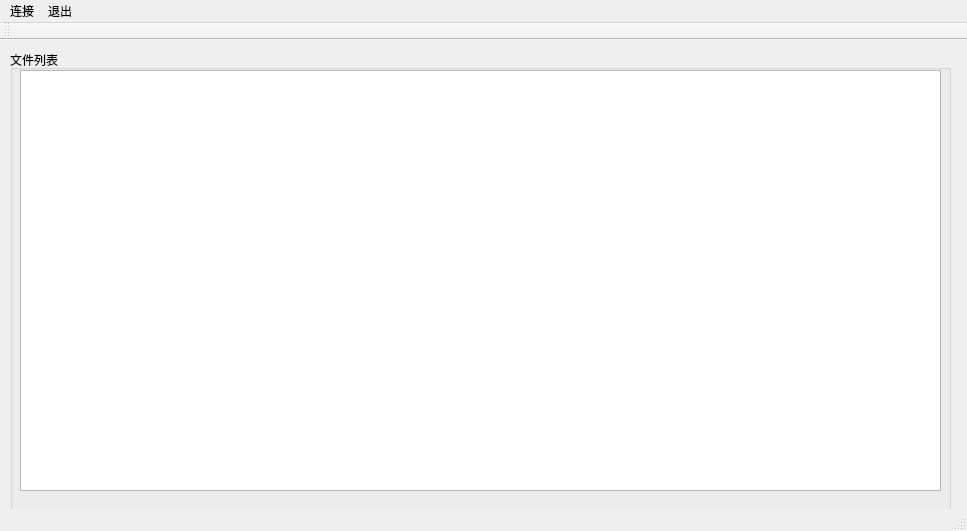
<?xml version="1.0" encoding="UTF-8"?>
<ui version="4.0">
 <class>mainwindowClass</class>
 <widget class="QMainWindow" name="mainwindowClass">
  <property name="geometry">
   <rect>
    <x>0</x>
    <y>0</y>
    <width>967</width>
    <height>531</height>
   </rect>
  </property>
  <property name="windowTitle">
   <string>mainwindow</string>
  </property>
  <widget class="QWidget" name="centralWidget">
   <widget class="QGroupBox" name="groupBox">
    <property name="geometry">
     <rect>
      <x>10</x>
      <y>10</y>
      <width>941</width>
      <height>461</height>
     </rect>
    </property>
    <property name="title">
     <string>文件列表</string>
    </property>
    <widget class="QTableWidget" name="list_file">
     <property name="geometry">
      <rect>
       <x>10</x>
       <y>20</y>
       <width>921</width>
       <height>421</height>
      </rect>
     </property>
    </widget>
   </widget>
  </widget>
  <widget class="QMenuBar" name="menuBar">
   <property name="geometry">
    <rect>
     <x>0</x>
     <y>0</y>
     <width>967</width>
     <height>26</height>
    </rect>
   </property>
   <widget class="QMenu" name="menu_connect">
    <property name="title">
     <string>连接</string>
    </property>
    <addaction name="action_connect"/>
   </widget>
   <widget class="QMenu" name="menu_quit">
    <property name="title">
     <string>退出</string>
    </property>
    <addaction name="action_quit"/>
   </widget>
   <addaction name="menu_connect"/>
   <addaction name="menu_quit"/>
  </widget>
  <widget class="QToolBar" name="mainToolBar">
   <attribute name="toolBarArea">
    <enum>TopToolBarArea</enum>
   </attribute>
   <attribute name="toolBarBreak">
    <bool>false</bool>
   </attribute>
  </widget>
  <widget class="QStatusBar" name="statusBar"/>
  <action name="action_connect">
   <property name="text">
    <string>连接</string>
   </property>
  </action>
  <action name="action_quit">
   <property name="text">
    <string>退出</string>
   </property>
  </action>
 </widget>
 <layoutdefault spacing="6" margin="11"/>
 <resources>
  <include location="mainwindow.qrc"/>
 </resources>
 <connections/>
</ui>
